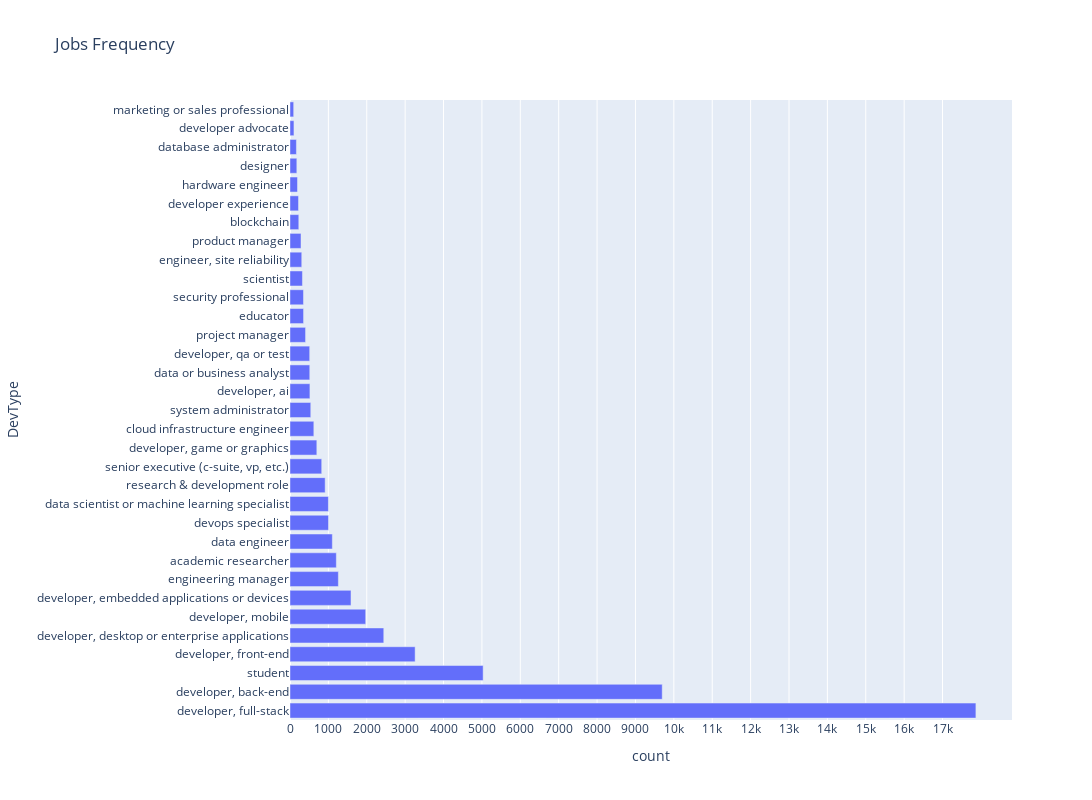

The code cell stored with this chart in its notebook:
### Code cell
max_count = Jobs_freq['count'].max()
tickvals = list(range(0, max_count, 1000))
fig = px.bar(Jobs_freq, y = 'DevType', x = 'count', title = 'Jobs Frequency')
fig.update_xaxes(tickvals=tickvals)
fig.update_layout(width = 1200, height = 800)
fig.write_html(r'/home/youssef/Documents/Data Science/stack over flow/Figures/Jobs Frequency.html')
fig.show()

### Figure 1 — Plotly figure (JSON) as saved in the notebook; plotly's stock layout.template omitted (floating-point values rounded to 4 significant figures)
{"data": [{"alignmentgroup": "True", "hovertemplate": "count=%{x}<br>DevType=%{y}<extra></extra>", "legendgroup": "", "marker": {"color": "#636efa", "pattern": {"shape": ""}}, "name": "", "offsetgroup": "", "orientation": "h", "showlegend": false, "textposition": "auto", "type": "bar", "x": [17869, 9697, 5032, 3260, 2443, 1972, 1589, 1260, 1207, 1103, 1004, 1001, 916, 826, 699, 621, 541, 519, 515, 513, 405, 353, 351, 324, 306, 287, 229, 222, 195, 178, 167, 103, 96], "xaxis": "x", "y": ["developer, full-stack", "developer, back-end", "student", "developer, front-end", "developer, desktop or enterprise applications", "developer, mobile", "developer, embedded applications or devices", "engineering manager", "academic researcher", "data engineer", "devops specialist", "data scientist or machine learning specialist", "research & development role", "senior executive (c-suite, vp, etc.)", "developer, game or graphics", "cloud infrastructure engineer", "system administrator", "developer, ai", "data or business analyst", "developer, qa or test", "project manager", "educator", "security professional", "scientist", "engineer, site reliability", "product manager", "blockchain", "developer experience", "hardware engineer", "designer", "database administrator", "developer advocate", "marketing or sales professional"], "yaxis": "y"}], "layout": {"barmode": "relative", "height": 800, "legend": {"tracegroupgap": 0}, "title": {"text": "Jobs Frequency"}, "width": 1200, "xaxis": {"anchor": "y", "domain": [0, 1], "tickvals": [0, 1000, 2000, 3000, 4000, 5000, 6000, 7000, 8000, 9000, 10000, 11000, 12000, 13000, 14000, 15000, 16000, 17000], "title": {"text": "count"}}, "yaxis": {"anchor": "x", "domain": [0, 1], "title": {"text": "DevType"}}}}
